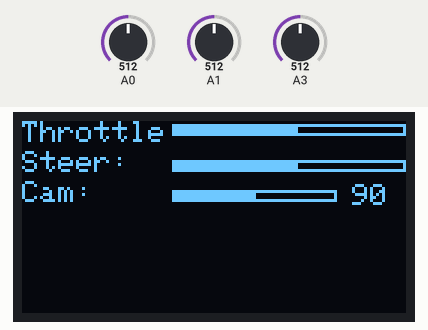
Bench run of a sketch on a simulated Arduino Uno, built with avr-gcc and run on an emulated ATmega328P. Parts: 128×64 one-colour display. Inputs (shaded band) come from the test bench; at power-on: A0 = 512, A1 = 512, A3 = 512. No radio packets arrive unless stated; what the sketch prints to the serial monitor is not drawn.

Above: at 1.6 s.
1.7 s: A0 set to 537
3.2 s: A1 set to 716
At 4.4 s:
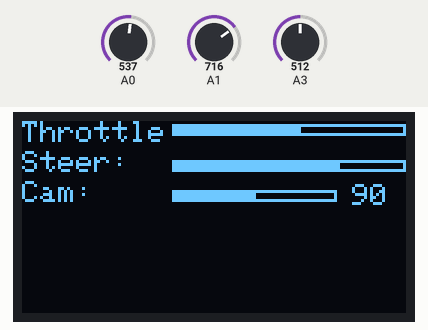
4.7 s: A3 set to 1023
At 5.7 s:
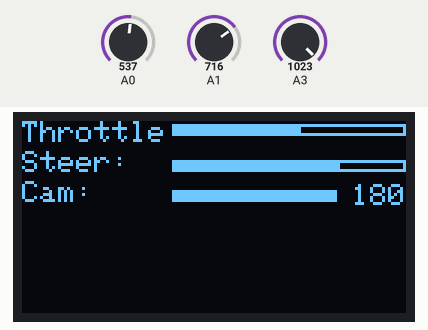
6.2 s: A0 set to 511
7.7 s: A1 set to 900
At 8.1 s:
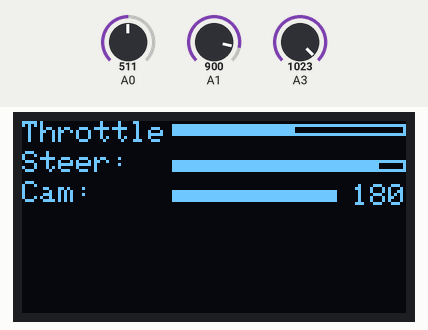
9.2 s: A3 set to 122
At 9.6 s:
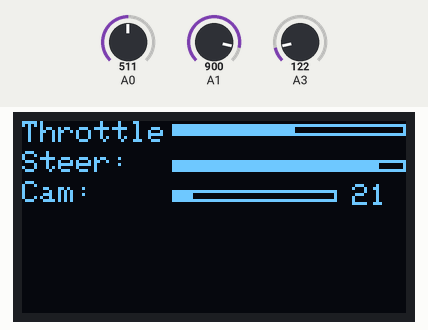
Timing chart, 0 to 11.7 s (numbered marks = the images above; inputs shaded):
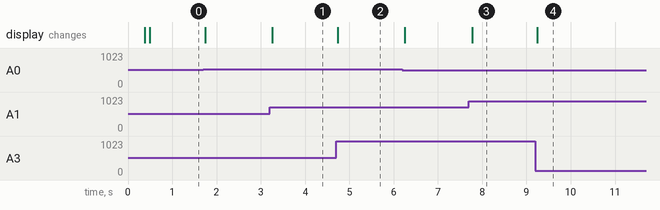

Measured:
- after the input at 3.2 s, the display: changes after 0.06 s (image 1)
- after the input at 4.7 s, the display: changes at once (image 2)
- after the input at 7.7 s, the display: changes after 0.07 s (image 3)
- after the input at 9.2 s, the display: changes after 0.05 s (image 4)

The sketch:

RadioControl_Transmitter.ino
```cpp
#include <SPI.h>
#include <nRF24L01.h>
#include <RF24.h>
#include <Adafruit_GFX.h>
#include <Adafruit_SSD1306.h>
Adafruit_SSD1306 display;
#define SCREEN_WIDTH 128
#define SCREEN_HEIGHT 64
#define OLED_RESET -1
int progress=0;
//create an RF24 object
RF24 radio(7, 8);  // CE, CSN

//address through which two modules communicate.
const byte address[6] = "00001";
struct Signal {
byte throttle;
byte steer;
byte servoPos;
};

Signal data;
void setup()
{
  Serial.begin(9600);
  radio.begin();
  //initialize control over the keyboard:
  //set the address
  radio.openWritingPipe(address);

  //Set module as transmitter
  radio.stopListening();

  //OLED display setup
display.begin(SSD1306_SWITCHCAPVCC, 0x3C);  // Initialize display with the I2C address of 0x3C
display.clearDisplay();  // Clear the buffer
display.setTextColor(WHITE);  // Set color of the text
display.setRotation(0);  // Set orientation. Goes from 0, 1, 2 or 3
display.setTextWrap(false);  // By default, long lines of text are set to automatically “wrap” back to the leftmost column.
                               // To override this behavior (so text will run off the right side of the display - useful for
                               // scrolling marquee effects), use setTextWrap(false). The normal wrapping behavior is restored
                               // with setTextWrap(true).
display.dim(0);  //Set brightness (0 is maximun and 1 is a little dim)

display.clearDisplay();
// LOADING PROCEDURE
display.setTextSize(0);
display.setTextColor(WHITE);
display.setCursor(31, 12);
display.print("TX Loading..");
for (progress=0;progress<=127;progress++)
{
  progress=progress+8;
  display.drawRect(0, 127, 78, 6, WHITE);
  display.setCursor(0, 17);
  display.fillRect(1, 25, progress, 5, WHITE);
  display.display();
  if(progress==127)
  {
    loop();
  }
}
display.display();
}


void loop()
{
  //Send message to receiver

  //
  int yAxis = analogRead(A0);
  int xAxis = analogRead(A1);
  int value = analogRead(A3);
  int servoPos = map(value, 0, 1023, 0, 180);
  data.throttle = map(yAxis, 0, 1023, 15, 255);
  data.steer = map(xAxis, 0, 1023, 15, 255);
  data.servoPos= servoPos;
  //Transmitt
  radio.write(&data, sizeof(Signal));
  Serial.println(data.throttle);
  Serial.println(data.steer);
  //USER INTERFACE (UI)
  display.clearDisplay();
  display.setTextSize(0);
  //THROTTLE UI
  display.setCursor(0, 0);  // (x,y)
  display.println("Throttle: ");  // Text or value to print
  display.drawRect(50, 1, 78, 4, WHITE);
  display.fillRect(51, 2, data.throttle/3.282051282, 2, WHITE);
  //Steering UI
  display.setCursor(0, 10);  // (x,y)
  display.println("Steer: ");  // Text or value to print
  display.drawRect(50, 13, 78, 4, WHITE);
  display.fillRect(51, 14, data.steer/3.282051282, 2, WHITE);
  //Servo angle UI
  display.setCursor(0, 20);  // (x,y)
  display.println("Cam: ");  // Text or value to print
  display.drawRect(50, 23, 55.05, 4, WHITE);
  display.fillRect(51, 24, servoPos/3.282051282, 2, WHITE);
  display.setCursor(110, 21);
  display.println(servoPos);
  //PRINT ALL
  display.display();
  delay(10); //least delay
}
```
